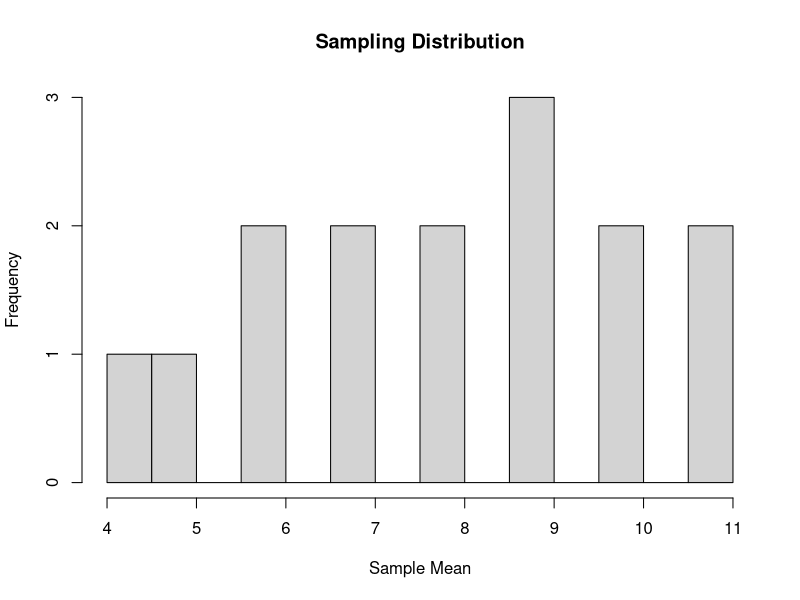
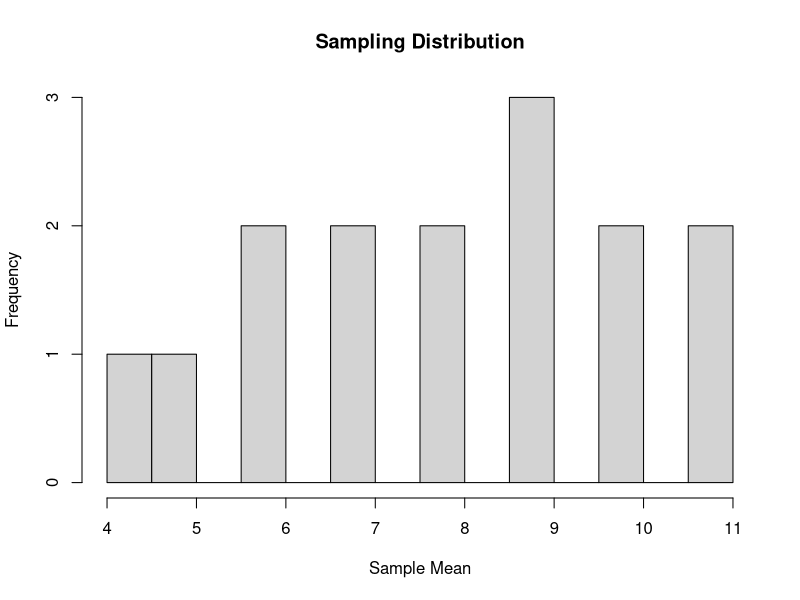
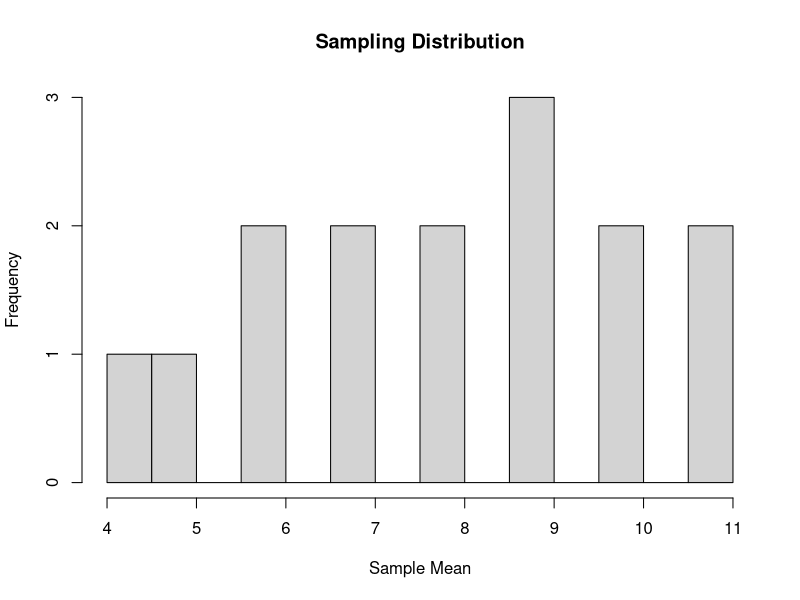
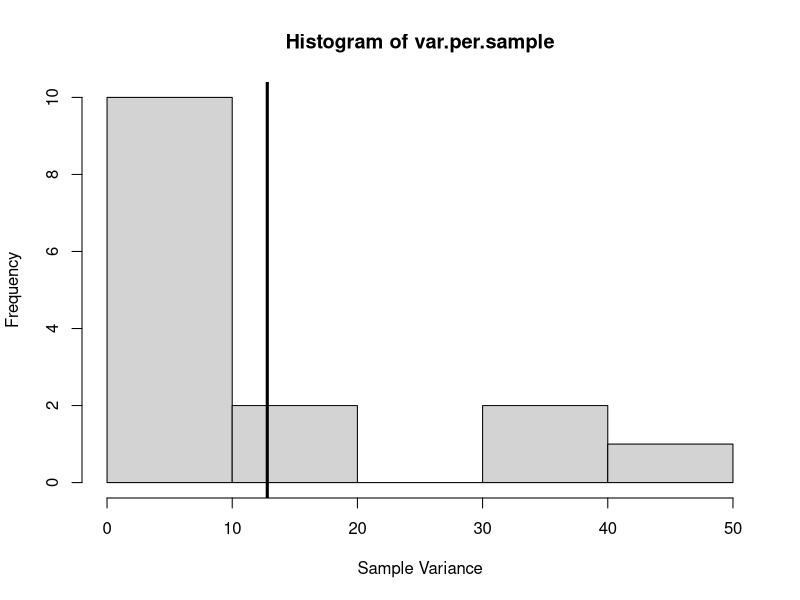
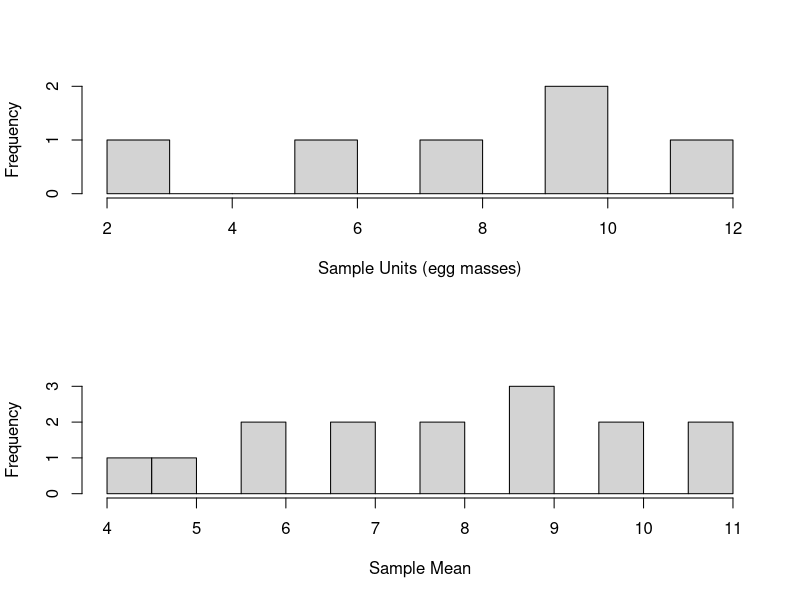
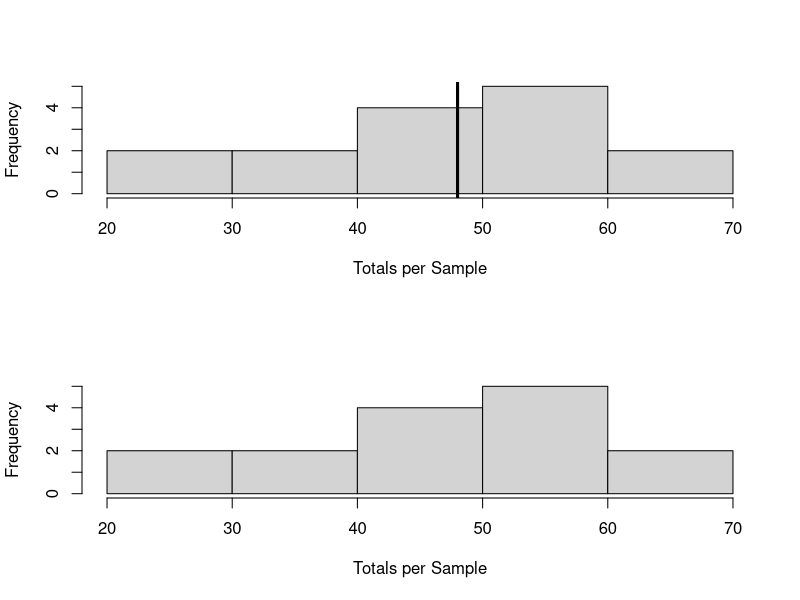

These figures' R source, in order:
## ---- chunk 1
library(tidyverse)
library(kableExtra)
library(magrittr)
library(knitr)
## ---- chunk 2

ponds = data.frame(matrix(nrow=6,ncol=2))
colnames(ponds)=c("Pond","egg.mass")

ponds$Pond=LETTERS[1:6]
ponds$egg.mass = c(2,6,8,10,10,12)

ponds %>% 
  kable(table.attr = 'data-quarto-disable-processing="true"') %>% 
  kableExtra::kable_styling(bootstrap_options = c("striped"), full_width = FALSE,font_size = 30)

## ---- chunk 3
mu = mean(ponds$egg.mass)
## ---- chunk 4
choose(6,2)
## ---- chunk 5
utils::combn(LETTERS[1:6],2)
## ---- chunk 6
ponds.letters=t(utils::combn(LETTERS[1:6],2))
ponds.numbers=utils::combn(1:6,2)

ponds.all=data.frame(cbind(matrix(1:15,ncol=1),ponds.letters,matrix(ponds$egg.mass[ponds.numbers],ncol=2,byrow = TRUE)))
colnames(ponds.all)=c("Sample.Number","First Pond","Second Pond","First Value","Second Value")

ponds.all %>% 
  kable(table.attr = 'data-quarto-disable-processing="true"') %>% 
  kableExtra::kable_styling(bootstrap_options = c("striped"), full_width = FALSE,font_size = 20)

## ---- chunk 7
sample(LETTERS[1:6],2)
## ---- chunk 8
sample(LETTERS[1:6],2)
## ---- chunk 9
sample(LETTERS[1:6],2)
## ---- chunk 10
#library(kableExtra)
#library(tidyr)
ponds.all$Sample.Mean = apply(matrix(ponds$egg.mass[ponds.numbers],ncol=2,byrow = TRUE),1,mean)

ponds.all$Absolute.Deviation = abs(ponds.all$Sample.Mean-8)

#knitr::kable(ponds.all)


ponds.all %>% 
  kable(table.attr = 'data-quarto-disable-processing="true"') %>% 
  kableExtra::kable_styling(bootstrap_options = c("striped"), full_width = FALSE,font_size = 20)

## ---- chunk 11
ponds.simple = data.frame(Sample.Number = ponds.all$Sample.Number,
                          Sample.Mean = ponds.all$Sample.Mean,
                          Deviance.Truth = ponds.all$Sample.Mean-8
                          )
ponds.simple %>% 
  kable(table.attr = 'data-quarto-disable-processing="true"') %>% 
  kableExtra::kable_styling(bootstrap_options = c("striped"), full_width = FALSE,font_size = 20)

## ---- chunk 12
#result above
mean(ponds.simple$Sample.Mean)
## ---- chunk 13
#result above
sum(ponds.simple$Deviance.Truth)
## ---- chunk 14

temp=data.frame(table(ponds.simple$Sample.Mean))
colnames(temp)=c("Sample.Mean","Frequency")
temp$Relative.Freq= temp$Frequency/sum(temp$Frequency)
temp$Mean.times.Rel.Freq= as.numeric(as.character(temp$Sample.Mean))*temp$Relative.Freq

temp$Sample.Mean=as.character(temp$Sample.Mean)
temp[9,]=c("Sum","15","1","8")

temp$Relative.Freq = as.numeric(temp$Relative.Freq)
temp$Mean.times.Rel.Freq = as.numeric(temp$Mean.times.Rel.Freq)
temp %>% 
  kable(table.attr = 'data-quarto-disable-processing="true"',
        digits = 3) %>% 
  kableExtra::kable_styling(bootstrap_options = c("striped"), full_width = FALSE,font_size = 30)


# temp2=data.frame("SUM",sum(as.numeric(temp$Frequency[1:8])),sum(as.numeric(temp$Relative.Freq[1:8])),sum(as.numeric(temp$Mean.times.Rel.Freq[1:8])))
# colnames(temp2)=NULL
# 
# temp2 %>% 
#   kable(table.attr = 'data-quarto-disable-processing="true"') %>% 
#   kableExtra::kable_styling(bootstrap_options = c("striped"), full_width = FALSE,font_size = 40)

## ---- chunk 15
temp=data.frame(table(ponds.simple$Sample.Mean))
colnames(temp)=c("Sample.Mean","Frequency")
temp$Relative.Freq= temp$Frequency/sum(temp$Frequency)
temp$Mean.times.Rel.Freq= as.numeric(as.character(temp$Sample.Mean))*temp$Relative.Freq

hist(ponds.simple$Sample.Mean,freq=TRUE,breaks=10,
     main="Sampling Distribution",
     xlab="Sample Mean")

## ---- chunk 16
hist(ponds.simple$Sample.Mean,freq=TRUE,breaks=10,
     main="Sampling Distribution",
     xlab="Sample Mean")

## ---- chunk 17
hist(ponds.simple$Sample.Mean,freq=TRUE,breaks=10,
     main="Sampling Distribution",
     xlab="Sample Mean")
## ---- chunk 18
(1/(6-1))*sum((ponds$egg.mass-8)^2)
## ---- chunk 19
var.per.sample = apply(
                       cbind(ponds.all$`First Value`,ponds.all$`Second Value`),
                       1,
                       var
                       )
# Expected value of population variance
  mean(var.per.sample)
## ---- chunk 20
 hist(var.per.sample,xlab="Sample Variance")
 abline(v=mean(var.per.sample),lwd=3)
## ---- chunk 21
ponds.simple %>% 
  kable(table.attr = 'data-quarto-disable-processing="true"') %>% 
  kableExtra::kable_styling(bootstrap_options = c("striped"), full_width = FALSE,font_size = 20)
## ---- chunk 22
var(ponds.simple$Sample.Mean)
## ---- chunk 23
par(mfrow=c(2,1))
hist(ponds$egg.mass,freq=TRUE,breaks=10,
     main="",
     xlab="Sample Units (egg masses)")
hist(ponds.simple$Sample.Mean,freq=TRUE,breaks=10,
     main="",
     xlab="Sample Mean")
## ---- chunk 24
tau.est = ponds.simple$Sample.Mean * 6
hist(tau.est,main="",xlab="Totals per Sample")
abline(v=mean(ponds.simple$Sample.Mean) * 6,lwd=3)
#truth
  abline(v=sum(ponds$egg.mass) * 6,lwd=3,col=2)
  sum(ponds$egg.mass)
## ---- chunk 25
hist(ponds.simple$Sample.Mean * 6,main="",xlab="Totals per Sample")
## ---- chunk 26
length(which( tau.est <=  2*48))/length(tau.est)
